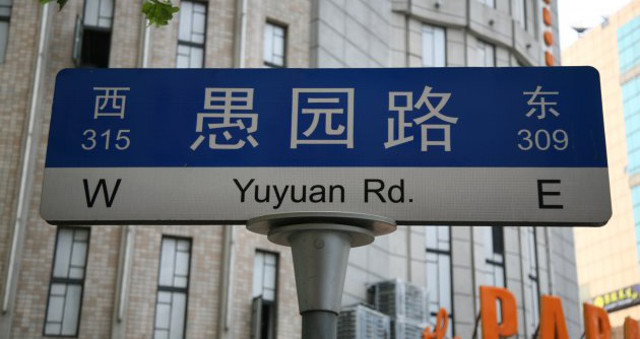
#> input picture audit/real-user-20260912/samples/chinese_store.jpg, 640 x 339 px
$ python -i images.py   (imports and definitions only)   (older library calls are emulated)
#> lines starting #> are read from the running program, lines starting #| are printed output that depends on the picture
from hashlib import sha256
from functools import lru_cache
from io import BytesIO
import math
from pathlib import Path

import numpy as np
from PIL import Image, ImageOps

SUPPORTED = {".jpg", ".jpeg", ".png", ".webp", ".bmp"}
PREPROCESS = {
    "version": "letterbox-rgb-v1", "exif_transpose": True, "color_mode": "RGB",
    "alpha_background": [255, 255, 255], "padding_color": [255, 255, 255],
    "resize": "fit_long_edge_and_pad", "interpolation": "bicubic",
    "rounding": "floor_x_plus_half", "padding_alignment": "center_extra_right_bottom",
    "rescale": 1 / 255, "mean": [0.485, 0.456, 0.406], "std": [0.229, 0.224, 0.225],
    "layout": "NCHW", "max_decode_pixels": 80_000_000,
}


def file_sha(path):
    hasher = sha256()
    with Path(path).open("rb") as stream:
        for chunk in iter(lambda: stream.read(1024 * 1024), b""):
            hasher.update(chunk)
    return hasher.hexdigest()


def decode(path, expected_sha=None, contract=None):
    contract = contract or PREPROCESS
    with Path(path).open("rb") as stream:
        # A single read(100 MiB) reserves that buffer even for tiny JPEGs on
        # Windows. Bound each allocation while retaining the hard byte limit.
        chunks, total = [], 0
        while chunk := stream.read(1024 * 1024):
            total += len(chunk)
            if total > 100 * 1024 * 1024:
                raise ValueError("图片文件超过 100 MiB")
            chunks.append(chunk)
        blob = b"".join(chunks)
    digest = sha256(blob).hexdigest()
    if expected_sha and digest != expected_sha:
        raise ValueError("input_changed: 文件内容与快照不符")
    try:
        source = Image.open(BytesIO(blob))
#> source is the input picture: PIL image 640x339 RGB; mean R, G, B 113.6, 117.2, 123.2
    except Image.DecompressionBombError as exc:
        raise ValueError("图片超过解码安全限制") from exc
    with source:
        if source.format not in {"JPEG", "PNG", "WEBP", "BMP"}:
            raise ValueError("不支持的图片格式")
        if getattr(source, "n_frames", 1) != 1:
            raise ValueError("首版仅支持静态单帧图片")
        if source.width * source.height > contract["max_decode_pixels"]:
            raise ValueError("图片超过最大解码像素限制")
        ImageOps.exif_transpose(source, in_place=True)
        image = source
        if image.mode in {"RGBA", "LA"} or "transparency" in image.info:
            rgba = image.convert("RGBA")
            background = Image.new("RGBA", rgba.size, tuple(contract["alpha_background"]) + (255,))
            image = Image.alpha_composite(background, rgba).convert("RGB")
        else:
            image = image.convert("RGB")
    return image, digest


def tensor_from_image(image, height=224, width=224, contract=None):
#> called with height = 224, width = 224
    contract = contract or PREPROCESS
    ratio = min(width / image.width, height / image.height)
#> ratio = 0.35
    size = (max(1, min(width, math.floor(image.width * ratio + 0.5))),
            max(1, min(height, math.floor(image.height * ratio + 0.5))))
#> size = (224, 119)
    scaled = image.resize(size, Image.Resampling.BICUBIC)
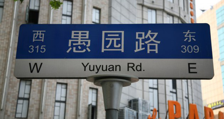
#> scaled: PIL image 224x119 RGB; mean R, G, B 113.6, 117.2, 123.2
    canvas = Image.new("RGB", (width, height), tuple(contract["padding_color"]))
#> canvas: PIL image 224x224 RGB; every value is 255
    canvas.paste(scaled, ((width - size[0]) // 2, (height - size[1]) // 2))
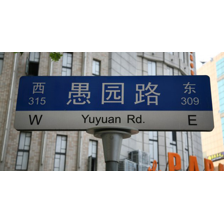
#> canvas: PIL image 224x224 RGB; mean R, G, B 179.9, 181.8, 185
    # RGB contains exactly 256 values per channel. A bounded LUT preserves the
    # original FP32 operation order while avoiding three full float image arrays.
    lookup = normalization_lookup(tuple(contract["mean"]), tuple(contract["std"]), contract["rescale"])
    pixels = np.asarray(canvas).transpose(2, 0, 1)
    return np.ascontiguousarray(lookup[np.arange(3)[:, None, None], pixels])


@lru_cache(maxsize=32)
def normalization_lookup(mean, std, rescale):
    values = np.arange(256, dtype=np.float32)[None, :] * np.float32(rescale)
    return (values - np.asarray(mean, dtype=np.float32)[:, None]) / np.asarray(std, dtype=np.float32)[:, None]


def preprocess(path, expected_sha=None, height=224, width=224, contract=None):
    image, _ = decode(path, expected_sha, contract)
    return tensor_from_image(image, height, width, contract)


def thumbnail(path, destination, expected_sha):
    image, _ = decode(path, expected_sha)
    image.thumbnail((480, 360), Image.Resampling.LANCZOS)
    destination.parent.mkdir(parents=True, exist_ok=True)
    image.save(destination, format="JPEG", quality=85)

>>> result = preprocess('../../audit/real-user-20260912/samples/chinese_store.jpg')

$ run again, on audit/real-user-20260912/samples/english_book_photo.jpg
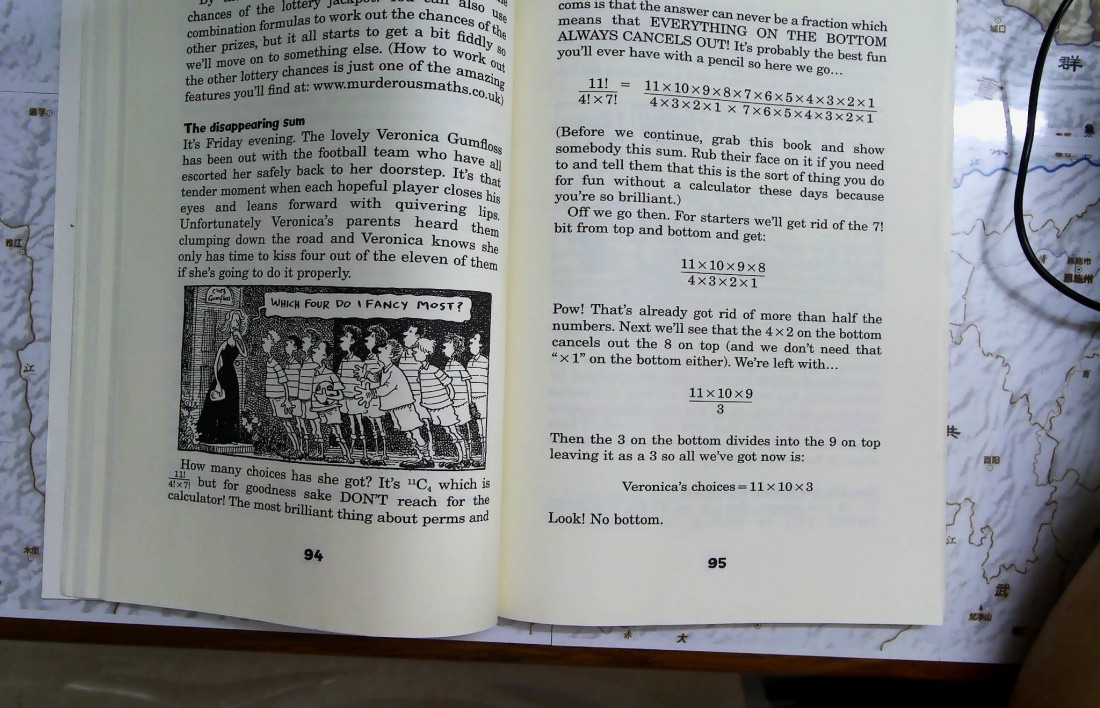
#> input picture audit/real-user-20260912/samples/english_book_photo.jpg, 1100 x 708 px
#> in decode, source is the input picture: PIL image 1100x708 RGB; mean R, G, B 138.9, 141.2, 142.7
#> in tensor_from_image, `scaled = image.resize(size, Image.Resampling.BICUBIC)`:
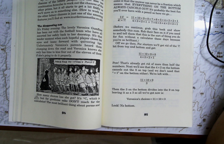
#> scaled: PIL image 224x144 RGB; mean R, G, B 138.9, 141.2, 142.7
#> in tensor_from_image, `canvas.paste(scaled, ((width - size[0]) // 2, (height - size[1]) // 2))`:
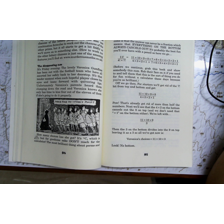
#> canvas: PIL image 224x224 RGB; mean R, G, B 180.3, 181.8, 182.8
